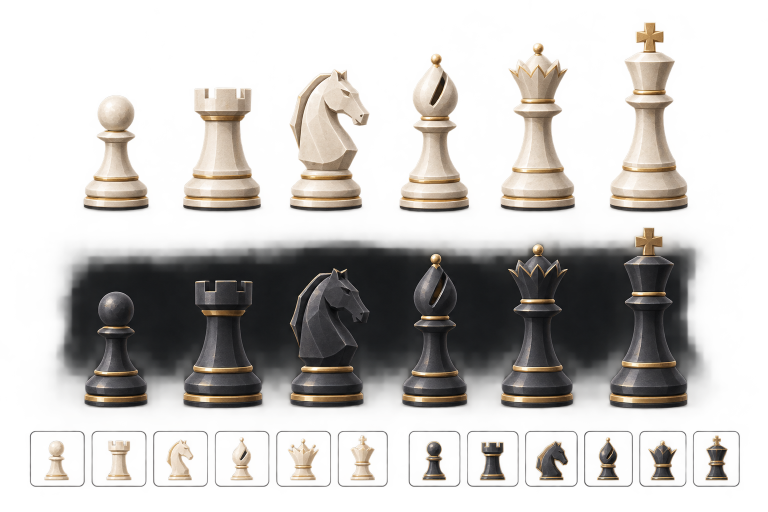
#> input picture src/games/chess/scripts/pieces-side.png, 1536 x 1024 px (shown at 1/2 size)
$ python cut-pieces.py
#> lines starting #> are read from the running program, lines starting #| are printed output that depends on the picture; after the words box and inside, x2 and y2 are one past the last pixel; in counts of white or black regions, pixels touching at a corner belong together
"""
Нарезка листа фигур на двенадцать файлов с прозрачным фоном.

Запускается руками и в сборку не входит: нужен Pillow и numpy, которых в
зависимостях проекта нет. Лежит здесь, чтобы фигуры можно было перерезать —
например, если хозяин пришлёт новый лист.

    python3 src/games/chess/scripts/cut-pieces.py

Лист снят на тёмном фоне со свечением, и порогами он не режется: подсветка
вокруг фигур такая же яркая, как кость, и такая же нейтральная, как графит.
Зато у фигуры есть резкий контур, а у свечения — плавный градиент. Поэтому
граница ищется по краям: контур замыкается, фон заливается снаружи, а всё, что
осталось внутри, и есть фигура.
"""
from pathlib import Path

from PIL import Image, ImageDraw, ImageFilter
import numpy as np

SRC = Path(__file__).with_name("pieces-side.png")
DEST = Path(__file__).parents[4] / "public/games/chess/pieces"
KINDS = ["p", "r", "n", "b", "q", "k"]
# Ряд листа, порог края и радиус замыкания.
#
# Пороги низкие, а замыкание широкое, и это подобрано по числу просветов внутри
# фигуры: при мягком замыкании контур не сходится в затенённых местах, фон
# протекает внутрь, и на светлом поле фигура просвечивает насквозь.
BANDS = {"w": (20, 445, 8, 15), "b": (465, 845, 8, 15)}
SIZE = 224
PAD = 6

def edges(lum: np.ndarray) -> np.ndarray:
    """Модуль градиента: резкая граница фигуры против плавного свечения."""
    smooth = np.asarray(
        Image.fromarray(lum.astype(np.uint8)).filter(ImageFilter.GaussianBlur(1.2))
    ).astype(np.float32)

    gx, gy = np.zeros_like(smooth), np.zeros_like(smooth)
    gx[:, 1:-1] = smooth[:, 2:] - smooth[:, :-2]
    gy[1:-1, :] = smooth[2:, :] - smooth[:-2, :]

    return np.hypot(gx, gy)

def columns(mask: np.ndarray, min_width: int = 50) -> list[tuple[int, int]]:
    """Колонки фигур: непрерывные полосы, где край не пуст."""
    filled = mask.sum(axis=0) > 3
    found, start = [], None

    for x, on in enumerate(filled):
        if on and start is None:
            start = x
        elif not on and start is not None:
            if x - start >= min_width:
                found.append((start, x))
            start = None
    if start is not None and len(filled) - start >= min_width:
        found.append((start, len(filled)))

    return found

def solid(outline: Image.Image, closing: int) -> Image.Image:
    """Замкнуть контур и залить внутренность."""
    closed = outline.filter(ImageFilter.MaxFilter(closing))

    # Заливаем фон снаружи: что осталось чёрным — внутренность фигуры.
    outside = closed.copy()
    for corner in ((0, 0), (outside.width - 1, 0), (0, outside.height - 1),
                   (outside.width - 1, outside.height - 1)):
        ImageDraw.floodfill(outside, corner, 128)

    inside = outside.point(lambda v: 255 if v == 0 else 0)
    filled = Image.fromarray(np.maximum(np.asarray(closed), np.asarray(inside)))

    # Снять утолщение, оставленное замыканием, и растушевать край.
    return filled.filter(ImageFilter.MinFilter(closing)).filter(
        ImageFilter.GaussianBlur(0.8)
    )

def extract() -> dict[str, Image.Image]:
    sheet = Image.open(SRC).convert("RGB")
    lum = np.asarray(sheet).astype(np.int16).max(axis=2)
    grad = edges(lum)
    pieces: dict[str, Image.Image] = {}

    for color, (top, bottom, threshold, closing) in BANDS.items():
        band = grad[top:bottom] > threshold
        found = columns(band)
        if len(found) != len(KINDS):
            raise SystemExit(f"{color}: найдено {len(found)} фигур вместо {len(KINDS)}")

        for kind, (x0, x1) in zip(KINDS, found):
            pad = 10
            box = (max(0, x0 - pad), top, min(sheet.width, x1 + pad), bottom)
            outline = Image.fromarray(
                ((grad[box[1]:box[3], box[0]:box[2]] > threshold) * 255).astype(np.uint8)
            )
            mask = solid(outline, closing)

            piece = sheet.crop(box).convert("RGBA")
            piece.putalpha(mask)

            crop = mask.point(lambda v: 255 if v > 70 else 0).getbbox()
            if crop:
                piece = piece.crop(crop)

            pieces[f"{color}{kind}"] = piece
#> this loop made 2 passes
#> pass 1, in extract, `band = grad[top:bottom] > threshold`:
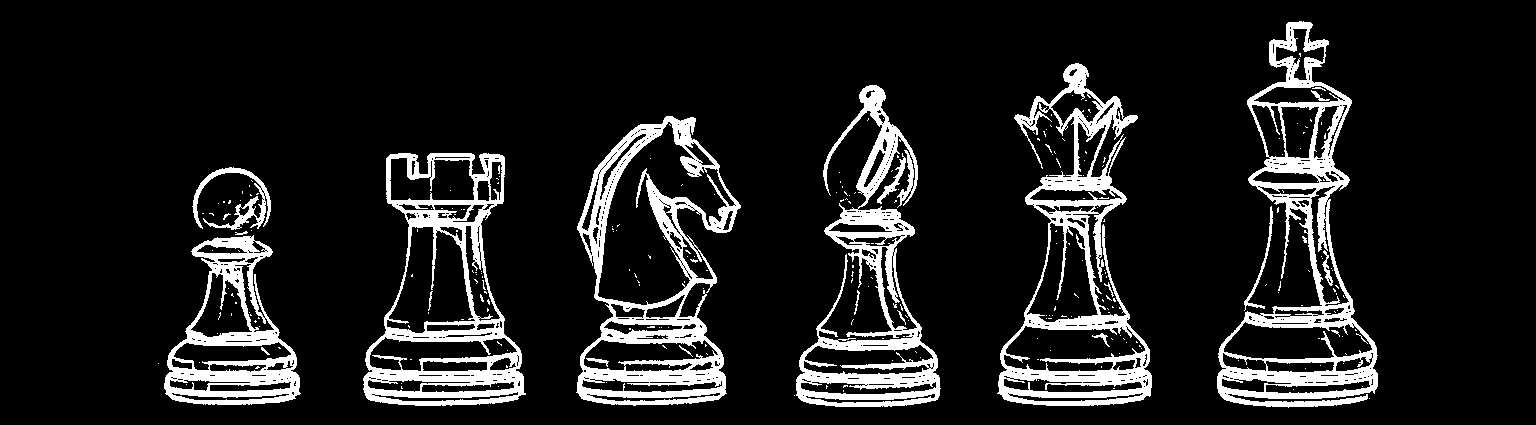
#> band: shape (425, 1536) bool; 11.8% white; 260 white regions (236 under 20 px), largest, box (x1, y1, x2, y2) and area: (1217, 21, 1378, 408) 14434, (576, 116, 741, 406) 14065, (997, 63, 1152, 406) 13181
#> pass 1, in solid, `filled = Image.fromarray(np.maximum(np.asarray(closed), np.asarray(ins..`:
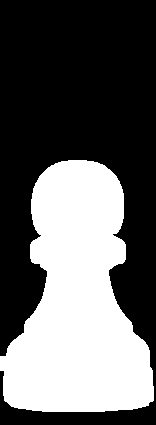
#> filled: PIL image 156x425 L; 38.6% white; 1 white region, box (x1, y1, x2, y2) and area: (0, 160, 154, 412) 25583
#> after the loop:
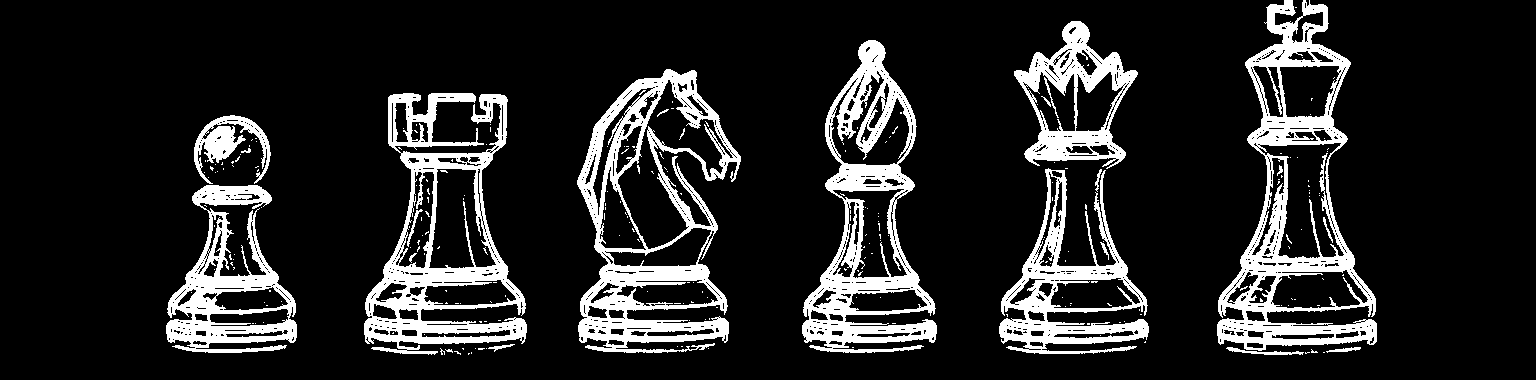
#> band: shape (380, 1536) bool; 14.4% white; 246 white regions (224 under 20 px), largest, box (x1, y1, x2, y2) and area: (1217, 0, 1377, 351) 15390, (577, 69, 741, 353) 15154, (802, 40, 937, 353) 13440
#> after the loop:
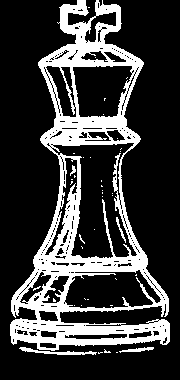
#> outline: PIL image 180x380 L; 23.3% white; 41 white regions (36 under 20 px), largest, box (x1, y1, x2, y2) and area: (10, 0, 170, 351) 15390, (19, 347, 97, 355) 220, (119, 347, 154, 353) 97, (116, 217, 126, 243) 58, (70, 165, 76, 176) 30
#> after the loop:
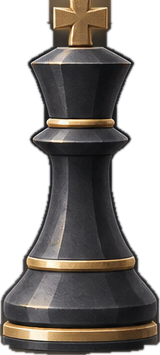
#> piece: PIL image 160x355 RGBA; mean R, G, B, A 59.3, 55.1, 51.7, 150; transparent parts drawn white
#> after the loop, pieces = 12 items

    return pieces

def save(pieces: dict[str, Image.Image]) -> list[tuple[str, tuple[int, int]]]:
    """Один масштаб на весь набор: пешка обязана быть ниже короля."""
    room = SIZE - PAD * 2
#> room = 212
    scale = min(
        room / max(p.height for p in pieces.values()),
        room / max(p.width for p in pieces.values()),
    )
#> scale = 0.548

    made = []
    for name, piece in pieces.items():
        sized = piece.resize(
            (max(1, round(piece.width * scale)), max(1, round(piece.height * scale))),
            Image.LANCZOS,
        )
        canvas = Image.new("RGBA", (SIZE, SIZE), (0, 0, 0, 0))
        # Фигура стоит на поле, а не висит по центру: опора на нижний край.
        canvas.paste(
            sized, ((SIZE - sized.width) // 2, SIZE - PAD - sized.height), sized
        )
        DEST.mkdir(parents=True, exist_ok=True)
        canvas.save(DEST / f"{name}.png", optimize=True)
        made.append((f"{name}.png", sized.size))
#> this loop made 12 passes
#> name on passes 1 to 12: 'wp', 'wr', 'wn', 'wb', 'wq', 'wk', 'bp', 'br', 'bn', 'bb', 'bq', 'bk'
#> pass 1, in save, `canvas.save(DEST / f"{name}.png", optimize=True)`:
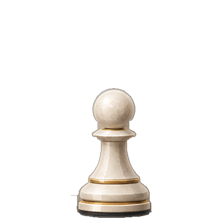
#> saved as wp.png: PIL image 224x224 RGBA; mean R, G, B, A 21.9, 19.9, 17.8, 29; transparent parts drawn white
#> after the loop:
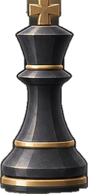
#> sized: PIL image 88x194 RGBA; mean R, G, B, A 48.3, 44.1, 40.6, 150; transparent parts drawn white
#> after the loop, made = 12 items

    return made

if __name__ == "__main__":
    for name, size in save(extract()):
        print(name, size)
